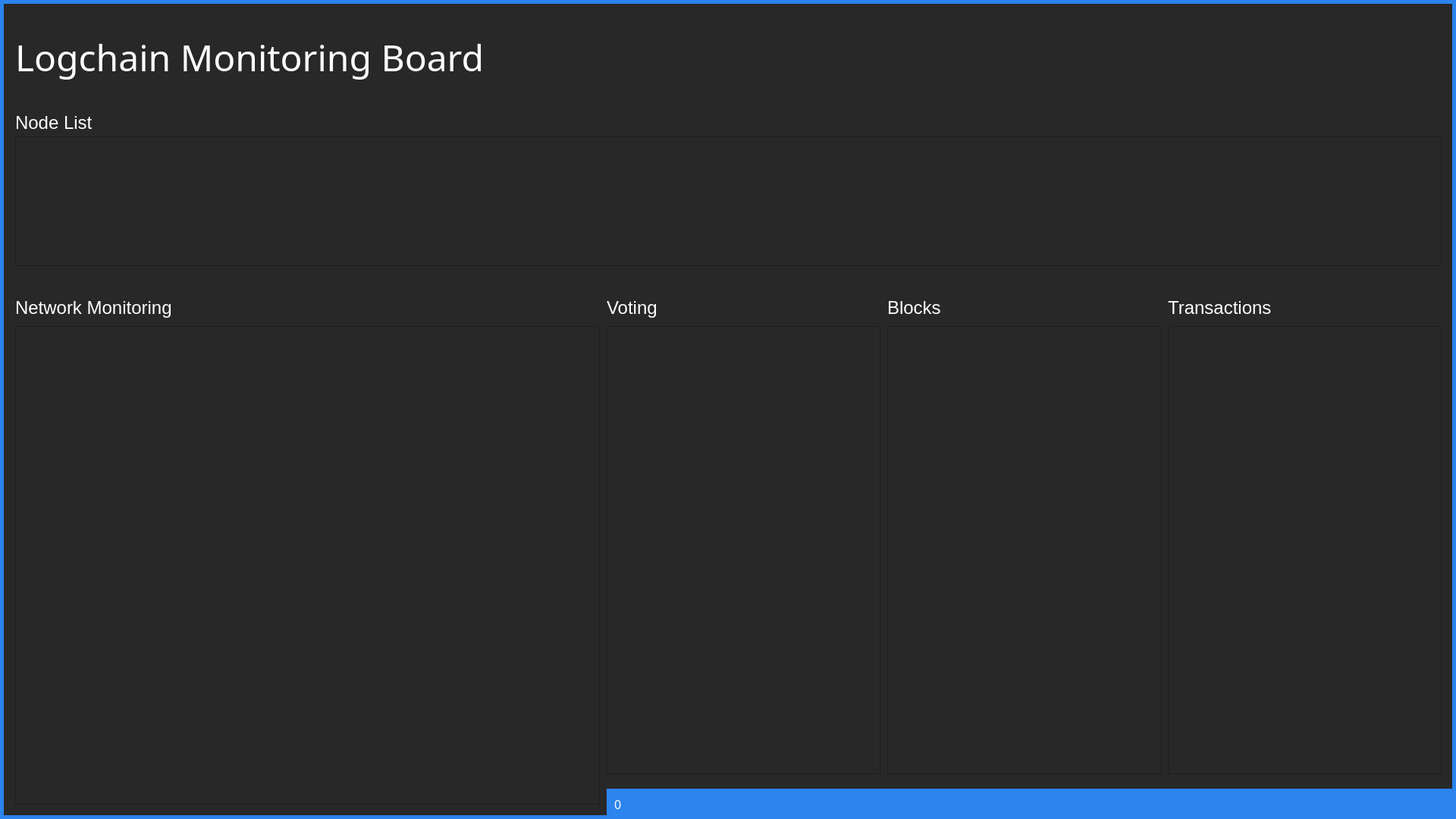
<?xml version="1.0" encoding="UTF-8"?>
<ui version="4.0">
 <class>Form</class>
 <widget class="QWidget" name="Form">
  <property name="windowModality">
   <enum>Qt::ApplicationModal</enum>
  </property>
  <property name="geometry">
   <rect>
    <x>0</x>
    <y>0</y>
    <width>1920</width>
    <height>1080</height>
   </rect>
  </property>
  <property name="mouseTracking">
   <bool>false</bool>
  </property>
  <property name="contextMenuPolicy">
   <enum>Qt::DefaultContextMenu</enum>
  </property>
  <property name="windowTitle">
   <string>Logchain Monitoring </string>
  </property>
  <property name="windowIcon">
   <iconset>
    <normaloff>../../../Users/USER/Desktop/monitor.png</normaloff>../../../Users/USER/Desktop/monitor.png</iconset>
  </property>
  <property name="layoutDirection">
   <enum>Qt::LeftToRight</enum>
  </property>
  <property name="styleSheet">
   <string notr="true">background-color:rgb(40, 40, 40)</string>
  </property>
  <widget class="QWidget" name="widget" native="true">
   <property name="geometry">
    <rect>
     <x>0</x>
     <y>0</y>
     <width>1921</width>
     <height>5</height>
    </rect>
   </property>
   <property name="styleSheet">
    <string notr="true">background-color:rgb(44, 132, 238)</string>
   </property>
  </widget>
  <widget class="QListWidget" name="listWidget">
   <property name="geometry">
    <rect>
     <x>20</x>
     <y>430</y>
     <width>771</width>
     <height>631</height>
    </rect>
   </property>
   <property name="styleSheet">
    <string notr="true">color:white;</string>
   </property>
  </widget>
  <widget class="QListWidget" name="listWidget_2">
   <property name="geometry">
    <rect>
     <x>1540</x>
     <y>430</y>
     <width>361</width>
     <height>591</height>
    </rect>
   </property>
   <property name="styleSheet">
    <string notr="true">color:white;</string>
   </property>
  </widget>
  <widget class="QListWidget" name="listWidget_3">
   <property name="geometry">
    <rect>
     <x>1170</x>
     <y>430</y>
     <width>361</width>
     <height>591</height>
    </rect>
   </property>
   <property name="styleSheet">
    <string notr="true">color:white;</string>
   </property>
  </widget>
  <widget class="QListWidget" name="listWidget_4">
   <property name="geometry">
    <rect>
     <x>20</x>
     <y>180</y>
     <width>1881</width>
     <height>171</height>
    </rect>
   </property>
   <property name="verticalScrollBarPolicy">
    <enum>Qt::ScrollBarAlwaysOff</enum>
   </property>
   <property name="horizontalScrollBarPolicy">
    <enum>Qt::ScrollBarAlwaysOff</enum>
   </property>
   <property name="spacing">
    <number>0</number>
   </property>
   <property name="viewMode">
    <enum>QListView::IconMode</enum>
   </property>
  </widget>
  <widget class="QLabel" name="label_2">
   <property name="geometry">
    <rect>
     <x>20</x>
     <y>151</y>
     <width>211</width>
     <height>21</height>
    </rect>
   </property>
   <property name="font">
    <font>
     <family>Arial</family>
     <pointsize>18</pointsize>
    </font>
   </property>
   <property name="styleSheet">
    <string notr="true">color:white;</string>
   </property>
   <property name="text">
    <string>Node List</string>
   </property>
  </widget>
  <widget class="QLabel" name="label_3">
   <property name="geometry">
    <rect>
     <x>20</x>
     <y>390</y>
     <width>221</width>
     <height>31</height>
    </rect>
   </property>
   <property name="font">
    <font>
     <family>Arial</family>
     <pointsize>18</pointsize>
    </font>
   </property>
   <property name="styleSheet">
    <string notr="true">color:white;</string>
   </property>
   <property name="text">
    <string>Network Monitoring</string>
   </property>
  </widget>
  <widget class="QLabel" name="label">
   <property name="geometry">
    <rect>
     <x>20</x>
     <y>20</y>
     <width>1421</width>
     <height>111</height>
    </rect>
   </property>
   <property name="font">
    <font>
     <family>함초롬바탕 확장</family>
     <pointsize>36</pointsize>
    </font>
   </property>
   <property name="styleSheet">
    <string notr="true">color:white;
</string>
   </property>
   <property name="text">
    <string>Logchain Monitoring Board</string>
   </property>
  </widget>
  <widget class="QWidget" name="widget_2" native="true">
   <property name="geometry">
    <rect>
     <x>0</x>
     <y>0</y>
     <width>5</width>
     <height>1080</height>
    </rect>
   </property>
   <property name="styleSheet">
    <string notr="true">background-color:rgb(44, 132, 238)</string>
   </property>
  </widget>
  <widget class="QWidget" name="widget_3" native="true">
   <property name="geometry">
    <rect>
     <x>1915</x>
     <y>0</y>
     <width>5</width>
     <height>1080</height>
    </rect>
   </property>
   <property name="styleSheet">
    <string notr="true">background-color:rgb(44, 132, 238)</string>
   </property>
  </widget>
  <widget class="QWidget" name="widget_4" native="true">
   <property name="geometry">
    <rect>
     <x>0</x>
     <y>1075</y>
     <width>1920</width>
     <height>5</height>
    </rect>
   </property>
   <property name="styleSheet">
    <string notr="true">background-color:rgb(44, 132, 238)</string>
   </property>
  </widget>
  <widget class="QWidget" name="widget_5" native="true">
   <property name="geometry">
    <rect>
     <x>800</x>
     <y>1040</y>
     <width>1121</width>
     <height>41</height>
    </rect>
   </property>
   <property name="styleSheet">
    <string notr="true">background-color:rgb(44, 132, 238)</string>
   </property>
   <widget class="QLabel" name="label_7">
    <property name="geometry">
     <rect>
      <x>10</x>
      <y>10</y>
      <width>941</width>
      <height>21</height>
     </rect>
    </property>
    <property name="font">
     <font>
      <family>휴먼모음T</family>
      <pointsize>12</pointsize>
     </font>
    </property>
    <property name="styleSheet">
     <string notr="true">color:white;</string>
    </property>
    <property name="text">
     <string>0</string>
    </property>
   </widget>
  </widget>
  <widget class="QLabel" name="label_5">
   <property name="geometry">
    <rect>
     <x>1170</x>
     <y>390</y>
     <width>241</width>
     <height>31</height>
    </rect>
   </property>
   <property name="font">
    <font>
     <family>Arial</family>
     <pointsize>18</pointsize>
    </font>
   </property>
   <property name="styleSheet">
    <string notr="true">color:white;</string>
   </property>
   <property name="text">
    <string>Blocks</string>
   </property>
  </widget>
  <widget class="QLabel" name="label_6">
   <property name="geometry">
    <rect>
     <x>1540</x>
     <y>390</y>
     <width>321</width>
     <height>31</height>
    </rect>
   </property>
   <property name="font">
    <font>
     <family>Arial</family>
     <pointsize>18</pointsize>
    </font>
   </property>
   <property name="styleSheet">
    <string notr="true">color:white;</string>
   </property>
   <property name="text">
    <string>Transactions </string>
   </property>
  </widget>
  <widget class="QListWidget" name="listWidget_5">
   <property name="geometry">
    <rect>
     <x>800</x>
     <y>430</y>
     <width>361</width>
     <height>591</height>
    </rect>
   </property>
   <property name="styleSheet">
    <string notr="true">color:white;</string>
   </property>
  </widget>
  <widget class="QLabel" name="label_8">
   <property name="geometry">
    <rect>
     <x>800</x>
     <y>390</y>
     <width>241</width>
     <height>31</height>
    </rect>
   </property>
   <property name="font">
    <font>
     <family>Arial</family>
     <pointsize>18</pointsize>
    </font>
   </property>
   <property name="styleSheet">
    <string notr="true">color:white;</string>
   </property>
   <property name="text">
    <string>Voting</string>
   </property>
  </widget>
 </widget>
 <resources/>
 <connections/>
</ui>
